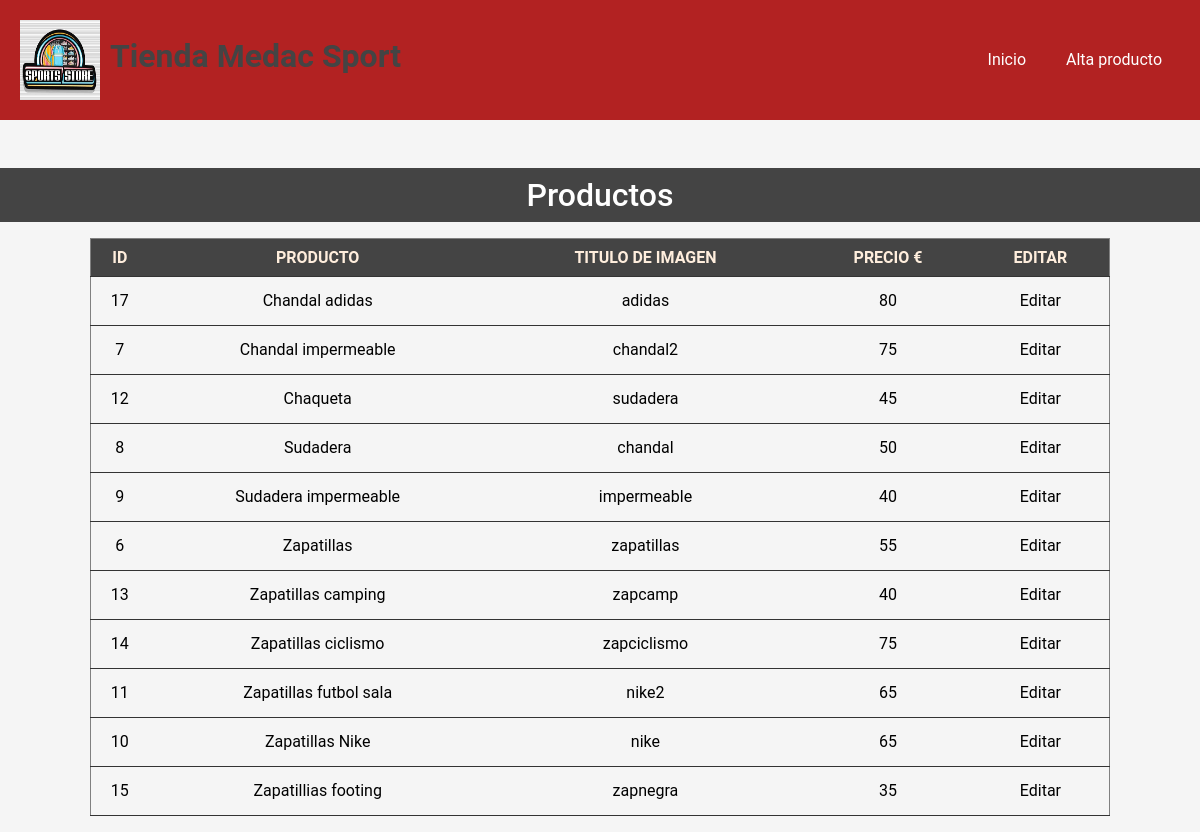
The page /mantenimiento/productos.php (signed in) on the database its author committed.
### tables this page shows
CREATE TABLE `productos` (
  `idprod` int(11) NOT NULL,
  `nombreprod` varchar(250) NOT NULL,
  `imagenprod` varchar(250) NOT NULL,
  `precio` decimal(10,0) NOT NULL
);

### servicios/modelo/database.php (called while the page is built, shortened)
<?php
class Database{
    public function __construct(){
        try{
            $dsn = "mysql:host=localhost; dbname=carritocompra; charset=UTF8";
            $this->conexion = new PDO($dsn, "root", "");
        }
        catch(PDOException $e){
            echo "Error: ".$e->getMessage();
        }
    }
}

### servicios/modelo/productomodel.php (called while the page is built, shortened)
<?php
require_once("database.php");
class Productos extends Database
{
    public function consultaTodosProductos($datos)
    {
        try {
            extract($datos);
            if ($idproducto == 0) {
                $sql = "SELECT * FROM productos ORDER BY nombreprod ASC";
            } else {
                $sql = "SELECT * FROM productos WHERE idprod = $idproducto";
            }
            $stmt = $this->conexion->query($sql);
            if ($idproducto == 0) {
                $productos = $stmt->fetchAll(PDO::FETCH_ASSOC);
            } else {
                $productos = $stmt->fetch(PDO::FETCH_ASSOC);
            }
            return array('codigo' => '00', 'mensaje' => $productos);
        } catch (PDOException $e) {
            return array('codigo' => '99', 'mensaje' => 'Error: ' . $e->getMessage());
        }
    }
}

### mantenimiento/productos.php (the view, shortened to what this page needs)
<?php
include("../servicios/modelo/productomodel.php");
try {
    $idproducto = 0;
    $producto = new Productos();
    $datos = compact('idproducto');
    $productos = $producto->consultaTodosProductos($datos);
} catch (Exception $e) {
    $mensajes = $e->getMessage();
}
?>
<!DOCTYPE html>
<html lang="en">
<head>
    <link rel="stylesheet" href="https://cdn.jsdelivr.net/npm/bootstrap@5.2.3/dist/css/bootstrap.min.css" />
    <link rel="stylesheet" href="../css/style.css" />
</head>
<body>
    <header class="header">
        <div class="header-top">
            <img src="../img/tiendalogo.jpg" alt="logo" class="logo" width="50px" height="50px" />
            <h1>Tienda Medac Sport</h1>
        </div>
        <nav>
            <a href="mantenimiento.php">Inicio</a>
            <a href="altaproducto.php">Alta producto</a>
        </nav>
    </header>
    <h2>Productos</h2>
    <div class="contenedor">
        <?php if (!isset($_GET['idproducto'])) : ?>
            <table id='productos' class="tabla">
                <thead>
                    <tr>
                        <th>Id</th>
                        <th>Producto</th>
                        <th>Titulo de imagen</th>
                        <th>Precio €</th>
                        <th>Editar</th>
                    </tr>
                </thead>
                <tbody>
                    <?php foreach ($productos['mensaje'] as $producto) : ?>
                        <tr>
                            <td><?php echo $producto['idprod']; ?></td>
                            <td><?php echo $producto['nombreprod']; ?></td>
                            <td><?php echo $producto['imagenprod']; ?></td>
                            <td><?php echo $producto['precio']; ?></td>
                            <td><a href="productos.php?idproducto=<?php echo $producto['idprod']; ?>">Editar</a></td>
                        </tr>
                    <?php endforeach; ?>
                </tbody>
            </table>
        <?php endif; ?>
    </div>
</body>
</html>

### css/style.css (style rules this page uses)
* { margin: 0; padding: 0; box-sizing: border-box; }
body { font-family: 'Roboto', sans-serif; background-color: #f5f5f5; user-select: none; }
.header { width: 100%; display: flex; justify-content: space-between; align-items: center; padding: 20px; background-color: firebrick; margin-bottom: 3rem; }
.header .header-top { display: flex; justify-content: center; align-items: center; }
.header .header-top h1 { color: #444; font-size: 2rem; font-weight: bold; }
.header .header-top img { width: 80px; height: 80px; margin-right: 10px; }
.header nav a { color: #fff; text-decoration: none; margin: 0 10px; cursor: pointer; }
.contenedor { width: 100%; margin:0 auto; }
h2 { text-align: center; color: #fff; background-color: #444; padding: 0.5rem; margin-bottom: 1rem; }
table.tabla { color: #000; font-size: 1rem; border: 1px solid gray; border-collapse: collapse; width: 85%; margin: 1rem auto; }
table.tabla th { color: #fed; background-color: #444; text-transform: uppercase; padding: 0.4rem; }
table.tabla td, tr { text-align: center; border-bottom: 1px solid #333; padding: 0.75rem 0; }
a { color: #000; text-decoration: none; padding: 0.5rem; border-radius: 5px; }

### rows shown on the page
productos: idprod "17", nombreprod "Chandal adidas", imagenprod "adidas", precio "80"
productos: idprod "7", nombreprod "Chandal impermeable", imagenprod "chandal2", precio "75"
productos: idprod "12", nombreprod "Chaqueta", imagenprod "sudadera", precio "45"
productos: idprod "8", nombreprod "Sudadera", imagenprod "chandal", precio "50"
productos: idprod "9", nombreprod "Sudadera impermeable", imagenprod "impermeable", precio "40"
productos: idprod "6", nombreprod "Zapatillas", imagenprod "zapatillas", precio "55"
productos: idprod "13", nombreprod "Zapatillas camping", imagenprod "zapcamp", precio "40"
productos: idprod "14", nombreprod "Zapatillas ciclismo", imagenprod "zapciclismo", precio "75"
productos: idprod "11", nombreprod "Zapatillas futbol sala", imagenprod "nike2", precio "65"
productos: idprod "10", nombreprod "Zapatillas Nike", imagenprod "nike", precio "65"
productos: idprod "15", nombreprod "Zapatillias footing", imagenprod "zapnegra", precio "35"
